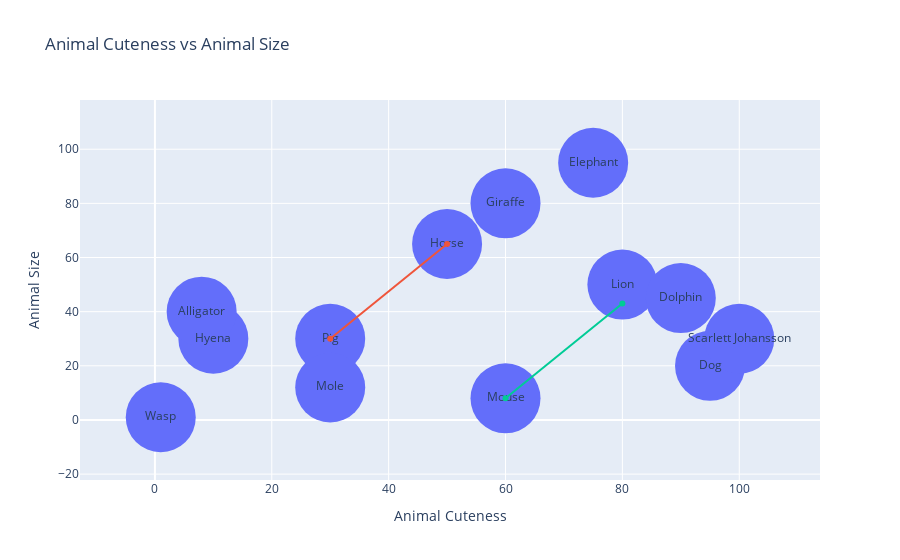

The cell this chart's notebook holds for it:
### Code cell
# let's get the x and y difference between Pig and Horse
pig_horse_diff_cuteness = abs(pig_cuteness - horse_cuteness)
pig_horse_diff_size = abs(pig_size - horse_size)

# now let's apply the analogy to Mouse:
  # Pig is to Horse as Mouse is to ???
mouse_cuteness, mouse_size = get_animal_info("Mouse")
fig.add_trace(go.Scatter(x=[mouse_cuteness, mouse_cuteness + pig_horse_diff_cuteness], y=[mouse_size, mouse_size + pig_horse_diff_size]))
fig.update_layout(showlegend=False)
fig.show()

### Figure 1 — Plotly figure (JSON) as saved in the notebook; plotly's stock layout.template omitted (floating-point values rounded to 4 significant figures)
{"data": [{"marker": {"size": 70}, "mode": "markers+text", "text": ["Lion", "Elephant", "Hyena", "Mouse", "Pig", "Horse", "Dolphin", "Wasp", "Giraffe", "Dog", "Alligator", "Mole", "Scarlett Johansson"], "type": "scatter", "x": [80, 75, 10, 60, 30, 50, 90, 1, 60, 95, 8, 30, 100], "y": [50, 95, 30, 8, 30, 65, 45, 1, 80, 20, 40, 12, 30]}, {"type": "scatter", "x": [30, 50], "y": [30, 65]}, {"type": "scatter", "x": [60, 80], "y": [8, 43]}], "layout": {"showlegend": false, "title": {"text": "Animal Cuteness vs Animal Size"}, "xaxis": {"title": {"text": "Animal Cuteness"}}, "yaxis": {"title": {"text": "Animal Size"}}}}
